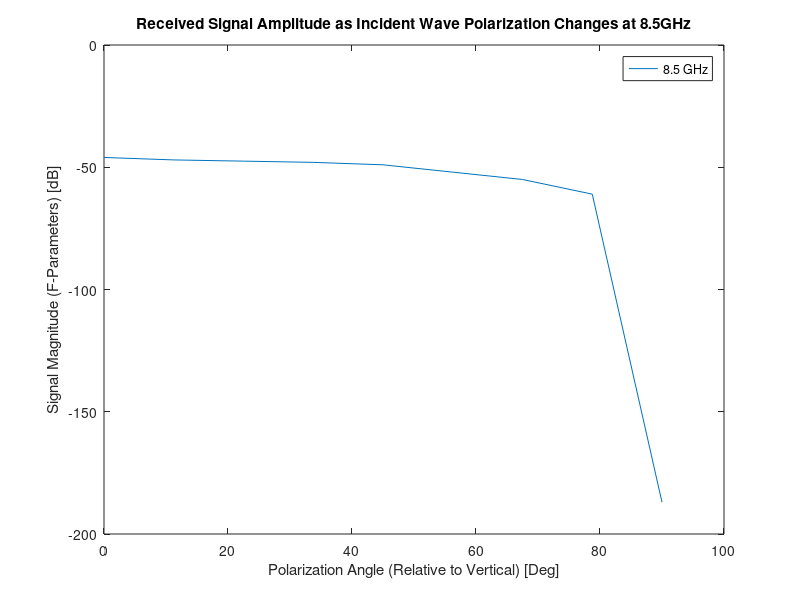
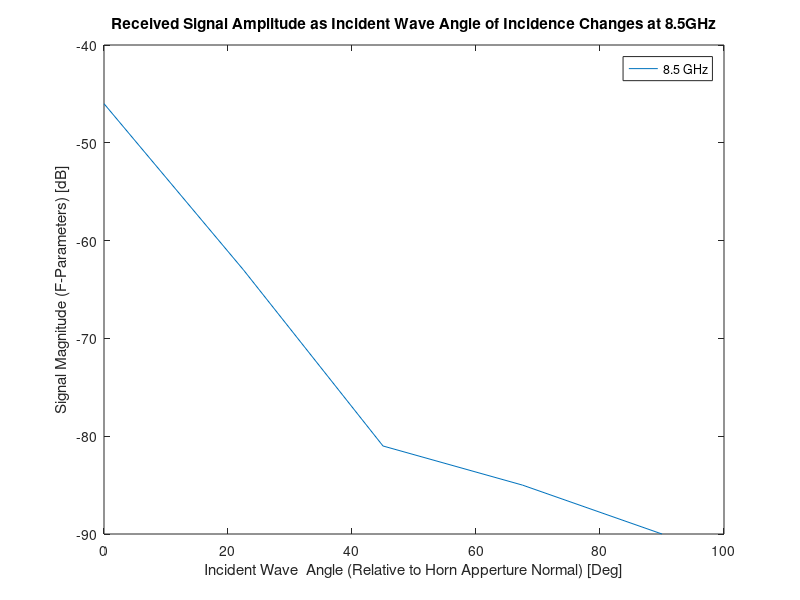

Write MATLAB code to recreate these figures, in order.

polz = [90  , 78.75, 67.5, 56.25, 45 , 33.75, 22.5 , 11.25, 0  ];
gain = [-187, -61  , -55 , -52  , -49, -48  , -47.5, -47  , -46];

figure (1)
plot(polz,gain)
legend("8.5 GHz")
xlabel('Polarization Angle (Relative to Vertical) [Deg]');
ylabel('Signal Magnitude (F-Parameters) [dB]');
title("Received Signal Amplitude as Incident Wave Polarization Changes at 8.5GHz")
saveas(figure(1), "polarization.svg");

polz = [90  , 67.5, 45 ,22.5 , 0  ];
angl = [-90, -85 , -81, -63 , -46];

figure (2)
plot(polz,angl)
legend("8.5 GHz")
xlabel('Incident Wave  Angle (Relative to Horn Apperture Normal) [Deg]');
ylabel('Signal Magnitude (F-Parameters) [dB]');
title("Received Signal Amplitude as Incident Wave Angle of Incidence Changes at 8.5GHz")
saveas(figure(2), "incidentangle.svg");